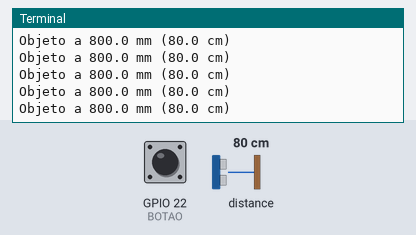
This program was run on a simulated Raspberry Pi (BCM pin numbers). On the bench: the last lines printed to the terminal. The inputs (shaded band) are chosen by the test bench; at power-on: GPIO 22 (BOTAO) HIGH, distance to the obstacle 80 cm. Files the program writes start out absent. At 1.7 s the program stops and its outputs stay as they are.

Above: at 1.2 s.
1.3 s: GPIO 22 (BOTAO) pulled LOW for 0.15 s
At 1.59 s:
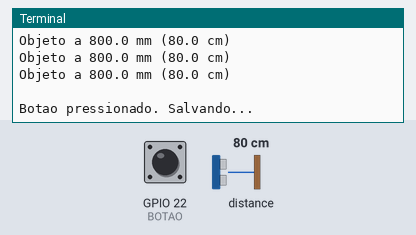
At 2.5 s:
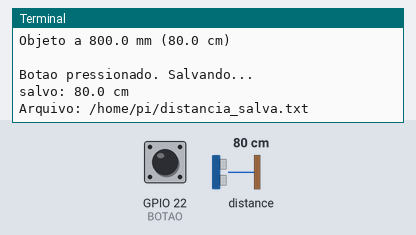

The program:

encoder.py
```python
#!/usr/bin/env python3

import time
import VL53L0X
import RPi.GPIO as GPIO

BOTAO = 22
ARQUIVO_TXT = "/home/pi/distancia_salva.txt"

GPIO.setmode(GPIO.BCM)
GPIO.setup(BOTAO, GPIO.IN, pull_up_down=GPIO.PUD_UP)

tof = VL53L0X.VL53L0X()
tof.start_ranging(VL53L0X.VL53L0X_LONG_RANGE_MODE)

ultima_distancia_cm = None

try:
    while True:
        distancia = tof.get_distance()   # mm

        if distancia > 0 and distancia < 8190:
            cm = distancia / 10.0
            ultima_distancia_cm = cm
            print("Objeto a %.1f mm (%.1f cm)" % (distancia, cm))
        else:
            print("Sem leitura")

        if GPIO.input(BOTAO) == GPIO.LOW:
            print("")
            print("Botao pressionado. Salvando...")

            time.sleep(0.3)

            distancia_clique = tof.get_distance()

            if distancia_clique > 0 and distancia_clique < 8190:
                cm_clique = distancia_clique / 10.0

                arquivo = open(ARQUIVO_TXT, "w")
                arquivo.write("%.1f" % cm_clique)
                arquivo.close()

                print("salvo: %.1f cm" % cm_clique)
                print("Arquivo: %s" % ARQUIVO_TXT)

            else:
                print("Nenhuma leitura valida para salvar")

            break

        time.sleep(0.1)

except KeyboardInterrupt:
    print("Parando...")

finally:
    tof.stop_ranging()
    GPIO.cleanup()
```

Measured:
- after the input at 1.3 s, the terminal: prints a new line after 0.07 s (image 1)
